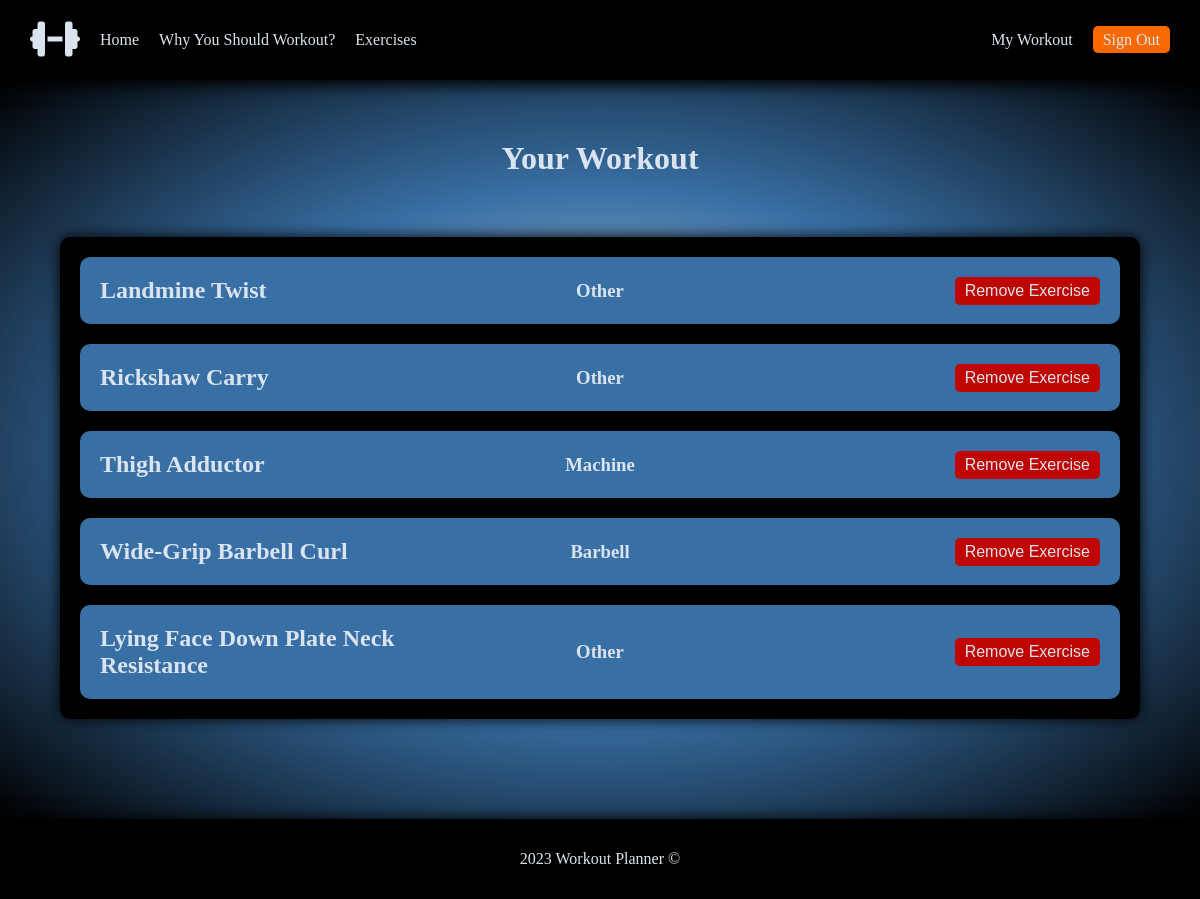
Screenshot of /workout (signed in) with the database file from the repository.
### tables this page shows
CREATE TABLE exercises (user_id INTEGER, exercise TEXT NOT NULL, equipment TEXT NOT NULL, instructions TEXT NOT NULL);

### app.py (the view)
@app.route("/workout")
@login_required
def workout():
    user_id = session["user_id"]
    exercises = db.execute("SELECT * FROM exercises WHERE user_id = ?", user_id)
    return render_template("workout.html", exercises=exercises)

### helpers.py (called while the page is built)
def login_required(f):
  @wraps(f)
  def decorated_function(*args, **kwargs):
    if session.get("user_id") is None:
      return redirect("/login")
    return f(*args, **kwargs)
  return decorated_function

### templates/workout.html (shortened to what this page needs)
{% extends "layout.html" %}
{% block body %}
  <div class="container-big">
    <h1>Your Workout</h1>
    <div class="card-big">
      <div class="exercises-container">
        {% for row in exercises %}
          <div class="exercise-container">
            <h2>{{ row.exercise }}</h2>
            <h3 class="equip">{{ row.equipment }}</h3>
            <form action="/delete" method="post" id="delete">
              <button class="btn remove">Remove Exercise</button>
            </form>
          </div>
        {% endfor %}
      </div>
    </div>
  </div>
{% endblock %}

### templates/layout.html (shortened to what this page needs)
<!DOCTYPE html>
<html lang="en">
<head>
  <link rel="stylesheet" href="/static/styles.css">
  <link rel="stylesheet" href="https://cdnjs.cloudflare.com/ajax/libs/font-awesome/6.2.1/css/all.min.css"
 />
</head>
<body>
  <nav class="navigation">
    {% if session["user_id"] %}
    <ul class="navbar">
      <li class="logo"><a href="/" class="nav-logo"><i class="fa-sharp fa-solid fa-dumbbell"></i></a></li>
      <li class="nav-item"><a href="/" class="nav-link">Home</a></li>
      <li class="nav-item"><a href="/info" class="nav-link">Why You Should Workout?</a></li>
      <li class="nav-item"><a href="/exercises" class="nav-link">Exercises</a></li>
    </ul>
    <ul class="navbar">
      <li class="nav-item"><a href="/workout" class="nav-link">My Workout</a></li>
      <li class="nav-item"><a href="/signout" class="nav-link btn">Sign Out</a></li>
    </ul>
    {% endif %}
  </nav>
  {% block body %}{% endblock %}
  <footer class="footer">
    <p>2023 Workout Planner &#169;</p>
  </footer>
</body>
</html>

### static/styles.css (style rules this page uses)
* { margin: 0; padding: 0; box-sizing: border-box; }
html { scroll-behavior: smooth; }
:root { --black: #000000ff; --queen-blue: #386fa4ff; --alice-blue: #dbe4eeff; --safety-orange-blaze-orange: #f96900ff; --international-orange-engineering: #bf0603ff; }
.btn { cursor: pointer; background-color: var(--safety-orange-blaze-orange); padding: 5px 10px; border-radius: 5px; transition: all .2s ease-in; }
.navigation { width: 100%; background-color: var(--black); height: 80px; display: flex; align-items: center; justify-content: space-between; padding: 0 30px; font-size: 16px; box-shadow: 0 5px 15px var(--black); position: sticky; top: 0; }
.navbar { list-style-type: none; display: flex; align-items: center; }
.nav-item { margin-left: 20px; }
.nav-link { color: var(--alice-blue); text-decoration: none; }
.nav-logo { font-size: 40px; color: var(--alice-blue); text-decoration: none; }
.footer { background-color: var(--black); height: 80px; box-shadow: 0 0 15px var(--black); display: flex; align-items: center; color: var(--alice-blue); justify-content: center; }
.container-big { width: 100%; min-height: calc(100vh - 80px); height: 100%; background-image: radial-gradient(var(--alice-blue), var(--queen-blue), var(--black)); display: flex; flex-direction: column; align-items: center; }
.container-big h1 { margin: 60px 0; color: var(--alice-blue); text-align: center; }
.card-big { background-color: var(--black); border-radius: 10px; width: 60%; height: auto; box-shadow: 0 0 15px var(--black); margin-bottom: 100px; }
.card-big h2 { color: var(--alice-blue); text-align: center; margin: 20px 0; }
.exercises-container { padding: 0 20px; }
.exercise-container { width: 100%; color: var(--alice-blue); border-radius: 10px; background-color: var(--queen-blue); margin: 20px 0; padding: 0 20px; display: grid; grid-template-columns: 1fr 1fr 1fr; align-items: center; }
.exercise-container h2, h3 { text-align: left; text-transform: capitalize; }
.exercise-container h3 { text-align: center; }
.remove { border: none; color: var(--alice-blue); background-color: var(--international-orange-engineering); font-size: 16px; }
#delete { display: flex; align-items: center; justify-content: end; }
@media (max-width: 1280px) { .card-big { width: 90%; } }

### rows the page displays
exercises: exercise "Landmine Twist", equipment "Other"
exercises: exercise "Rickshaw Carry", equipment "Other"
exercises: exercise "Thigh Adductor", equipment "Machine"
exercises: exercise "Wide-Grip Barbell Curl", equipment "Barbell"
exercises: exercise "Lying Face Down Plate Neck Resistance", equipment "Other"
